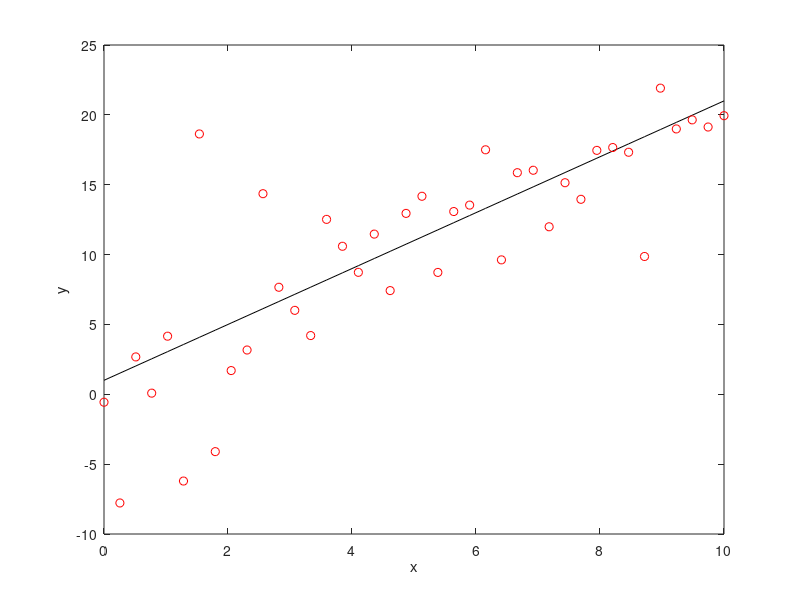

The MATLAB source for this figure: (Note: this script raises an error after producing the figure.)
%% cvx-test
% Kjartan Halvorsen
% 2015-10-29

close all

rng(124)
% Generate a signal according to a simple linear model y=ax+b. We will
% estimate a and b from noisy measurements.
a0 = 2;
b0 = 1;
N = 40;
x = linspace(0,10,N)';
unos = ones(size(x));
y0 = a0*x + b0*unos; 


% Add some noise
% First white gaussian noise
sgma = 4;
yg = y0 + sgma*randn(size(y0));

% Then also with one-sided bernoulli-gaussian noise
p_outlier = 0.1; % Probability of outlier
n_a = sgma*20;     % Amplitude of outlier
bg_noise = abs( n_a*randn(size(y0)));
bg_noise(find(rand(size(y0)) > p_outlier)) = 0;

ybg = yg + bg_noise;

figure(1)
clf
l0 = plot(x, a0*x + b0, 'k')
hold on
%plot(x, yg, 'b.')
plot(x, ybg, 'ro')
xlabel('x')
ylabel('y')
print -dpdf least_squares_example.pdf

%% Least squares estimate of parameters a and b

% First Least-squares, also known as l2-minimization:
%    minimize_{a,b}  f(a,b) = 1/2 ||y - (a*x+b)||_2
% which can be written
%    minimize_{e,a,b} 1/2 ||e||_2
%    such that   e = y - (a*x+b*1),
%   1 is a column vector of ones.

% The solution is found by taking the derivative of the criterion function
% and setting equal to zero:
% Let z = [a;b] be the variables in the problem
%    d/dx 1/2 ||e||_2 = d/dx 1/2 e'*e = e' * d/x e = e' * [-x, -1] = (y-(a*x-b*1))' * [-x, -1] = 0
%    => 2 equations
%    (1) -y'*x + a*x'*x + b*1'*x = 0 (scalar)
%    (2) -y'*1 + a*x'*1 + b*1'*1 = 0 (scalar)
%    Write (1) and (2) as linear equations in a and b:
%    [x'*x  x'*1  ] * [a;b] = [x'*y']
%    [1'*x  1'*1  ]           [1'*y']
%    [x 1]' * [x 1] * [a;b] = [x 1]'*y
%     A'*A * x = A'*y
A = [x unos];
zhat2m = A\ybg  % Least squares solution using matlab's builtin solver
zhat2n = inv(A'*A)*A'*ybg % Solve directly (should be avoided because of numerical issues)
a2 = zhat2m(1);
b2 = zhat2m(2);
sprintf('True parameters: a=%f, b=%f', a0, b0)
sprintf('Least squares estimates: a=%f, b=%f', a2, b2)


% The same problem solved with cvx
cvx_begin quiet
    variable z2(2)
    minimize( norm(A*z2-ybg) )
cvx_end
sprintf('Least squares estimates (cvx): a=%f, b=%f', z2(1), z2(2))

% Plot of residuals
e2 = ybg - (a2*x + b2*unos);
figure(2)
clf
h2 = histogram(e2, 21)
title('Residuals, least-squares')

% Plot regression line
figure(1)
l0 = plot(x, a0*x + b0, 'k')
hold on
l2r = plot(x, a2*x + b2*unos, 'g', 'linewidth', 2)
legend([l0, l2r], sprintf('True, a=%.3f, b=%.3f', [a0,b0]),...
    sprintf('Least squares, a=%.3f, b=%.3f', [a2, b2]))
ylabel('y')
xlabel('x')

print -dpdf least_squares_regression.pdf
binMids = 0.5*(h2.BinEdges(1:end-1)+h2.BinEdges(2:end))
dlmwrite('ls_residuals.dat', cat(1, binMids, h2.Values/sum(h2.Values))', ',')

%% Huber-minimization
% Instead of minimizing the sum of square of the residuals or the l2-norm (which is what
% least squares does), we now minimizethe Huber penalty function.
% This penalizes large residuals with their absolulte values,
% and small residuals with the square.
cvx_begin quiet
    variable z1(2)
    minimize(sum(huber(A*z1-ybg, sgma )))
cvx_end

a1 = z1(1);
b1 = z1(2);
sprintf('Huber minimizaion estimates (cvx): a=%f, b=%f', a1, b1)

% Plot of residuals
e1 = ybg - (a1*x + b1*unos);
figure(3)
hh = histogram(e1, 20)
title('Residuals, Huber regression')

% Plot regression line
figure(11)
clf
hold on
%plot(x, yg, 'b.')
plot(x, ybg, 'ro')

l0 = plot(x, a0*x + b0, 'k');
l2r = plot(x, a2*x + b2*unos, 'g', 'linewidth', 2);
l1r = plot(x, a1*x + b1*unos, 'c', 'linewidth', 2);
legend([l0, l2r,l1r], sprintf('True, a=%.3f, b=%.3f', [a0,b0]),...
    sprintf('Least squares, a=%.3f, b=%.3f', [a2, b2]),...
    sprintf('Huber, a=%.3f, b=%.3f', [a1, b1]))
ylabel('y')
xlabel('x')
print -dpdf robust_least_squares_regression.pdf

binMids = 0.5*(hh.BinEdges(1:end-1)+hh.BinEdges(2:end))
dlmwrite('huber_residuals.dat', cat(1, binMids, hh.Values/sum(hh.Values))', ',')
